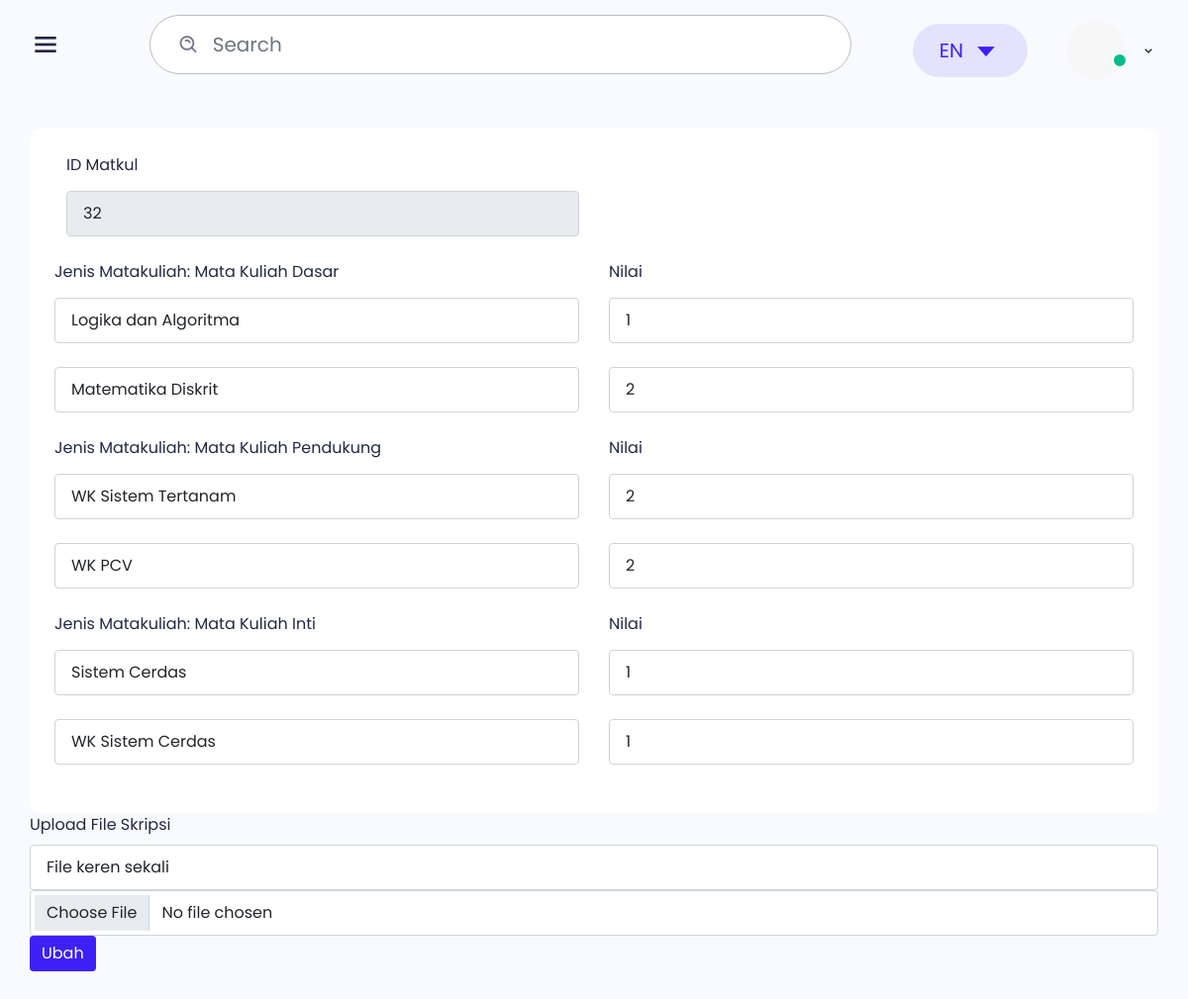
Before: /protend/ubah_nilai_mahasiswa.php?id_matkul=32 with the older database file.
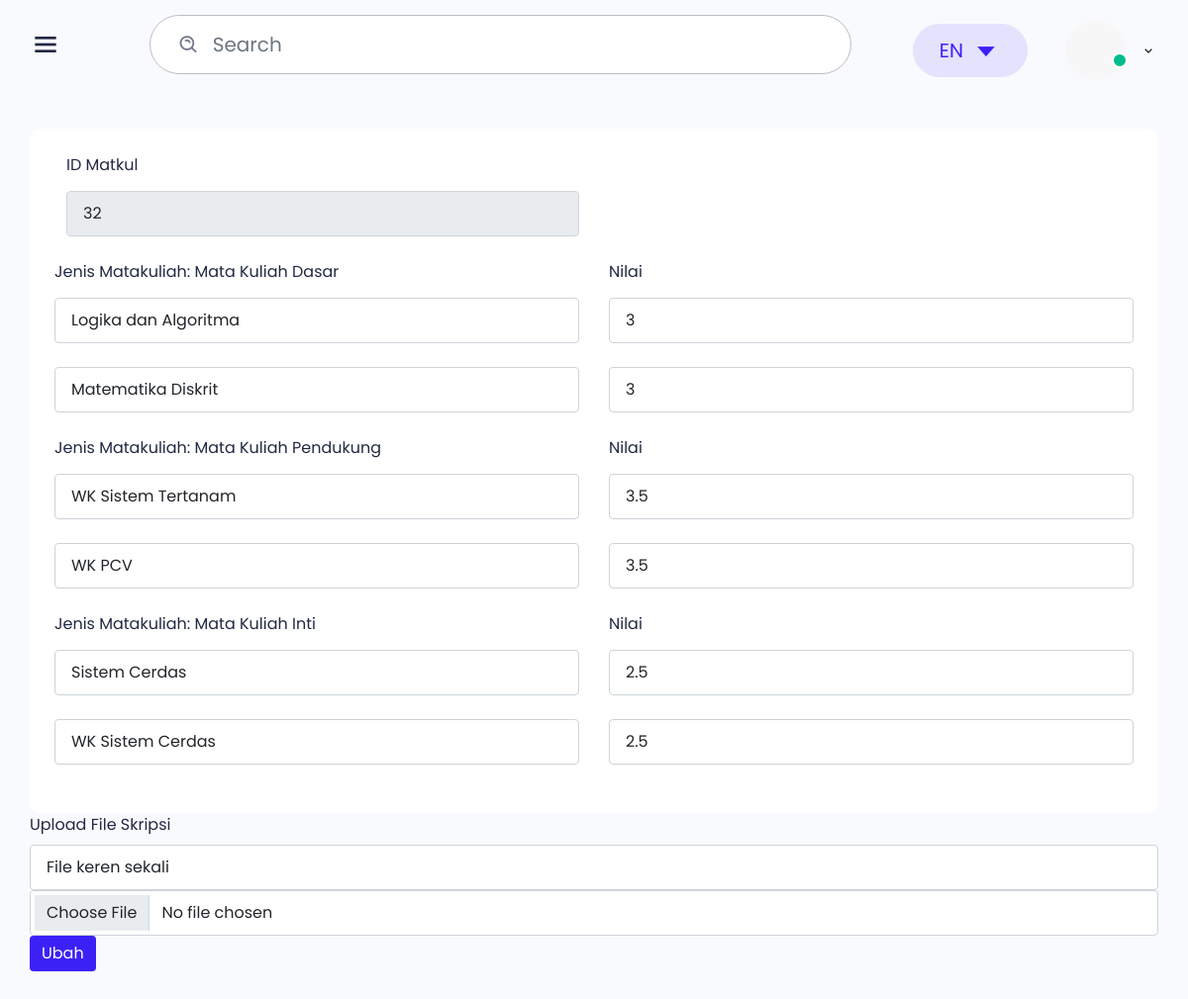
After: the same page with the newer database file.
### tables this page shows
CREATE TABLE `mata_kuliah` (
  `id_matkul` int(11) NOT NULL,
  `logika_algoritma` float NOT NULL,
  `matematika_Diskrit` float NOT NULL,
  `wk_sistemtertanam` float NOT NULL,
  `wk_pcv` float NOT NULL,
  `sistem_cerdas` float NOT NULL,
  `wk_sistem_cerdas` float NOT NULL,
  `name` text NOT NULL,
  `file` varchar(50) NOT NULL,
  `id_status` int(3) NOT NULL DEFAULT '0',
  `id_nilai_skripsi` int(3) NOT NULL DEFAULT '0'
);

### protend/ubah_nilai_mahasiswa.php (the view, shortened to what the changed rows need)
<?php
include 'koneksi.php';
$id_matkul = $_GET['id_matkul'];
$sql3   = "SELECT * FROM mata_kuliah WHERE id_matkul = $id_matkul";
$q3     = mysqli_query($koneksi, $sql3);
while ($r3 = mysqli_fetch_array($q3)) {
    $name         = $r3['name'];
    $logika_algoritma        = $r3['logika_algoritma'];
    $matematika_Diskrit       = $r3['matematika_Diskrit'];
    $wk_sistemtertanam     = $r3['wk_sistemtertanam'];
    $wk_pcv   = $r3['wk_pcv'];
    $sistem_cerdas     = $r3['sistem_cerdas'];
    $wk_sistem_cerdas  = $r3['wk_sistem_cerdas'];
}
?>
<!DOCTYPE html>
<html lang="en">
<head>
    <link href='https://unpkg.com/boxicons@2.0.7/css/boxicons.min.css' rel='stylesheet'>
    <link rel="stylesheet" href="css/icons.min.css">
    <link rel="stylesheet" href="./libs/date-picker/datepicker.css">
    <link rel="stylesheet" href="./css/bootstrap.min.css">
    <link rel="stylesheet" href="./css/grid.css">
    <link rel="stylesheet" href="./css/style.css">
    <link rel="stylesheet" href="./css/responsive.css">
    <link rel="stylesheet" href="./css/custom.css">
</head>
<body class="sidebar-expand counter-scroll">
    <div class="main">
    <div class="main-content project">
            <div class="row">
                <div class="col-12">
                    <div class="box">
                        <div class="box-body">
                            <div class="row">
                                <div class="col-md-6 col-sm-12 mb-24">
                                    <div class="form-group"> <label class="form-label">Nilai</label>
                                    <input name="logika_algoritma" value="<?=$logika_algoritma?>" class="form-control" maxlength="2" onkeyup="oneDot(this)" placeholder="Tulis nilai anda"> </div>
                                </div>
                                <div class="col-md-6 col-sm-12 mb-24">
                                    <input name="Matematika_Diskrit" value="<?=$matematika_Diskrit?>" class="form-control" maxlength="2" onkeyup="oneDot(this)" placeholder="Tulis nilai anda"> </div>
                                </div>
                            <div class="row">
                                <div class="col-md-6 col-sm-12 mb-24">
                                    <div class="form-group"> <label class="form-label">Nilai</label>
                                    <input name="wk_SistemTertanam" value="<?=$wk_sistemtertanam?>" class="form-control" maxlength="2" onkeyup="oneDot(this)" placeholder="Tulis nilai anda"> </div>
                                </div>
                                <div class="col-md-6 col-sm-12 mb-24">
                                    <input name="Wk_pcv" value="<?=$wk_pcv?>" class="form-control" maxlength="2" onkeyup="oneDot(this)" placeholder="Tulis nilai anda"> </div>
                                </div>
                            </div>
                            <div class="row">
                                <div class="col-md-6 col-sm-12 mb-24">
                                    <div class="form-group"> <label class="form-label">Nilai</label>
                                    <input name="sistem_cerdas" value="<?=$sistem_cerdas?>" class="form-control" maxlength="2" onkeyup="oneDot(this)" placeholder="Tulis nilai anda"> </div>
                                </div>
                                <div class="col-md-6 col-sm-12 mb-24">
                                    <input name="wk_sistem_cerdas" value="<?=$wk_sistem_cerdas?>" class="form-control" maxlength="2" onkeyup="oneDot(this)" placeholder="Tulis nilai anda"> </div>
                                </div>
                            </div>
                                <div class="form-group">
                                    <label>Upload File Skripsi</label>
                                    <input type="text" class="form-control" value="<?=$name?>" name="name"placeholder="Enter your file name" required>
                                    <input class="form-control" type="file" name="file">
                                </div>
                        </div>
                    </div>
                </div>
            </div>
</body>
</html>

Changed rows visible on the page:
changed mata_kuliah "File keren sekali": logika_algoritma "1" → "3"; Matematika_Diskrit "2" → "3"; wk_SistemTertanam "2" → "3.5"; Wk_pcv "2" → "3.5"; sistem_cerdas "1" → "2.5"; wk_sistem_cerdas "1" → "2.5"
